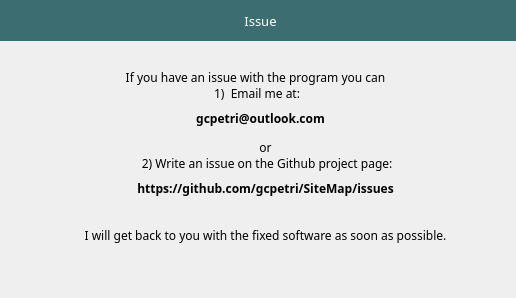
<?xml version="1.0" encoding="UTF-8"?>
<ui version="4.0">
 <class>Form</class>
 <widget class="QWidget" name="Form">
  <property name="geometry">
   <rect>
    <x>0</x>
    <y>0</y>
    <width>516</width>
    <height>298</height>
   </rect>
  </property>
  <property name="windowTitle">
   <string>Form</string>
  </property>
  <widget class="QLabel" name="label">
   <property name="geometry">
    <rect>
     <x>0</x>
     <y>0</y>
     <width>521</width>
     <height>41</height>
    </rect>
   </property>
   <property name="font">
    <font>
     <family>Gadugi</family>
     <pointsize>10</pointsize>
    </font>
   </property>
   <property name="autoFillBackground">
    <bool>false</bool>
   </property>
   <property name="styleSheet">
    <string notr="true">color: white; background-color: #3C6E71;</string>
   </property>
   <property name="text">
    <string>Issue</string>
   </property>
   <property name="alignment">
    <set>Qt::AlignCenter</set>
   </property>
  </widget>
  <widget class="QLabel" name="label_2">
   <property name="geometry">
    <rect>
     <x>50</x>
     <y>70</y>
     <width>411</width>
     <height>31</height>
    </rect>
   </property>
   <property name="font">
    <font>
     <family>Gadugi</family>
    </font>
   </property>
   <property name="text">
    <string>If you have an issue with the program you can
 1)  Email me at:</string>
   </property>
   <property name="alignment">
    <set>Qt::AlignCenter</set>
   </property>
  </widget>
  <widget class="QLabel" name="label_3">
   <property name="geometry">
    <rect>
     <x>170</x>
     <y>110</y>
     <width>181</width>
     <height>16</height>
    </rect>
   </property>
   <property name="font">
    <font>
     <family>Gadugi</family>
     <weight>75</weight>
     <bold>true</bold>
    </font>
   </property>
   <property name="text">
    <string>gcpetri@outlook.com</string>
   </property>
   <property name="alignment">
    <set>Qt::AlignCenter</set>
   </property>
  </widget>
  <widget class="QLabel" name="label_4">
   <property name="geometry">
    <rect>
     <x>60</x>
     <y>140</y>
     <width>411</width>
     <height>31</height>
    </rect>
   </property>
   <property name="font">
    <font>
     <family>Gadugi</family>
    </font>
   </property>
   <property name="text">
    <string>or
 2) Write an issue on the Github project page:</string>
   </property>
   <property name="alignment">
    <set>Qt::AlignCenter</set>
   </property>
  </widget>
  <widget class="QLabel" name="label_5">
   <property name="geometry">
    <rect>
     <x>120</x>
     <y>180</y>
     <width>291</width>
     <height>16</height>
    </rect>
   </property>
   <property name="font">
    <font>
     <family>Gadugi</family>
     <weight>75</weight>
     <bold>true</bold>
    </font>
   </property>
   <property name="text">
    <string>https://github.com/gcpetri/SiteMap/issues</string>
   </property>
   <property name="alignment">
    <set>Qt::AlignCenter</set>
   </property>
  </widget>
  <widget class="QLabel" name="label_6">
   <property name="geometry">
    <rect>
     <x>60</x>
     <y>220</y>
     <width>411</width>
     <height>31</height>
    </rect>
   </property>
   <property name="font">
    <font>
     <family>Gadugi</family>
    </font>
   </property>
   <property name="text">
    <string>I will get back to you with the fixed software as soon as possible.</string>
   </property>
   <property name="alignment">
    <set>Qt::AlignCenter</set>
   </property>
  </widget>
 </widget>
 <resources/>
 <connections/>
</ui>
